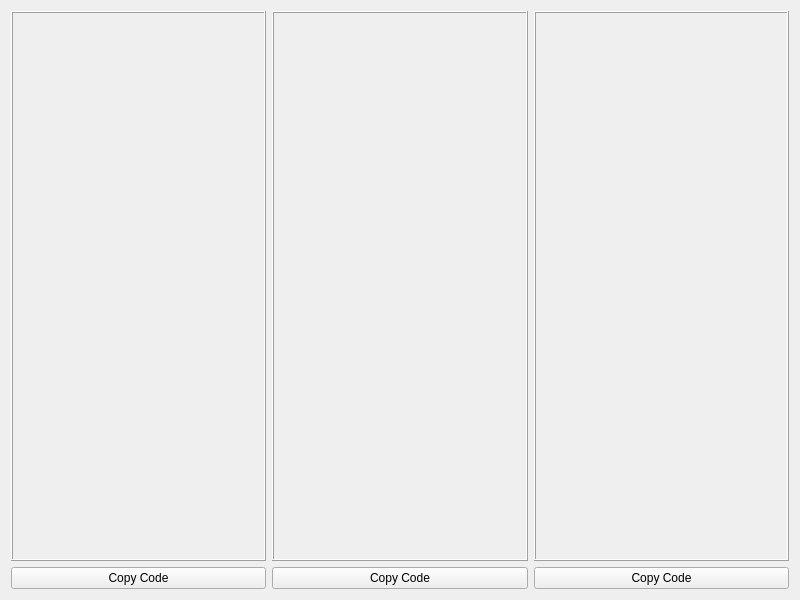
<?xml version="1.0" encoding="UTF-8"?>
<ui version="4.0">
 <class>PlotTab</class>
 <widget class="QWidget" name="PlotTab">
  <property name="geometry">
   <rect>
    <x>0</x>
    <y>0</y>
    <width>800</width>
    <height>600</height>
   </rect>
  </property>
  <property name="windowTitle">
   <string>Plot</string>
  </property>
  <layout class="QVBoxLayout" name="verticalLayout">
   <item>
    <layout class="QHBoxLayout" name="horizontalLayout">
     <item>
      <layout class="QVBoxLayout" name="verticalLayoutPlot1">
       <item>
        <widget class="QFrame" name="plotFrame1">
         <property name="frameShape">
          <enum>QFrame::Box</enum>
         </property>
         <property name="frameShadow">
          <enum>QFrame::Raised</enum>
         </property>
         <property name="minimumSize">
          <size>
           <width>200</width>
           <height>200</height>
          </size>
         </property>
        </widget>
       </item>
       <item>
        <widget class="QPushButton" name="copyCodeButton1">
         <property name="text">
          <string>Copy Code</string>
         </property>
        </widget>
       </item>
      </layout>
     </item>
     <item>
      <layout class="QVBoxLayout" name="verticalLayoutPlot2">
       <item>
        <widget class="QFrame" name="plotFrame2">
         <property name="frameShape">
          <enum>QFrame::Box</enum>
         </property>
         <property name="frameShadow">
          <enum>QFrame::Raised</enum>
         </property>
         <property name="minimumSize">
          <size>
           <width>200</width>
           <height>200</height>
          </size>
         </property>
        </widget>
       </item>
       <item>
        <widget class="QPushButton" name="copyCodeButton2">
         <property name="text">
          <string>Copy Code</string>
         </property>
        </widget>
       </item>
      </layout>
     </item>
     <item>
      <layout class="QVBoxLayout" name="verticalLayoutPlot3">
       <item>
        <widget class="QFrame" name="plotFrame3">
         <property name="frameShape">
          <enum>QFrame::Box</enum>
         </property>
         <property name="frameShadow">
          <enum>QFrame::Raised</enum>
         </property>
         <property name="minimumSize">
          <size>
           <width>200</width>
           <height>200</height>
          </size>
         </property>
        </widget>
       </item>
       <item>
        <widget class="QPushButton" name="copyCodeButton3">
         <property name="text">
          <string>Copy Code</string>
         </property>
        </widget>
       </item>
      </layout>
     </item>
    </layout>
   </item>
  </layout>
 </widget>
 <resources/>
 <connections/>
</ui>
